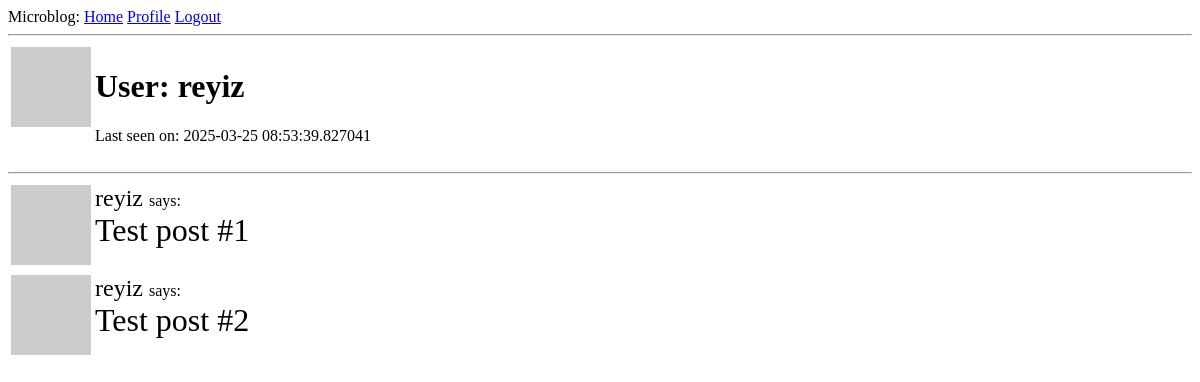
Page /user/reyiz (signed in) on the earlier database version.
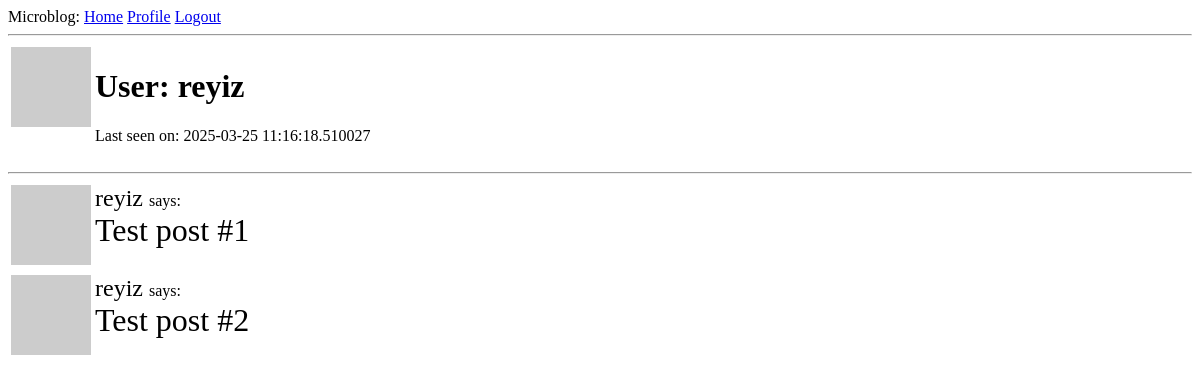
Same page on the later database version.
### app/models.py (models this page shows, shortened)
class User(UserMixin, db.Model):
    id: so.Mapped[int] = so.mapped_column(primary_key=True)
    username: so.Mapped[str] = so.mapped_column(sa.String(64), index=True,
                                                unique=True)
    email: so.Mapped[str] = so.mapped_column(sa.String(120), index=True,
                                             unique=True)
    password_hash: so.Mapped[Optional[str]] = so.mapped_column(sa.String(256))
    posts: so.WriteOnlyMapped['Post'] = so.relationship(back_populates='author')
    def avatar(self, size):
        digest = md5(self.email.lower().encode('utf-8')).hexdigest()
        return f'https://www.gravatar.com/avatar/{digest}?d=identicon&s={size}'
    about_me: so.Mapped[Optional[str]] = so.mapped_column(sa.String(140))
    last_seen: so.Mapped[Optional[datetime]] = so.mapped_column(
        default=lambda: datetime.now(timezone.utc)
    )

### app/routes.py (the view)
@app.route('/user/<username>')
@login_required
def user(username):
    user = db.first_or_404(sa.select(User).where(User.username==username))
    posts = [
        {'author': user, 'body': 'Test post #1'},
        {'author': user, 'body': 'Test post #2'}]
    return render_template('user.html', user=user, posts=posts)

### app/models.py (called while the page is built)
@login.user_loader
def load_user(id):
    return db.session.get(User, int(id))

### app/routes.py (called while the page is built)
@app.before_request
def before_request():
    if current_user.is_authenticated:
        current_user.last_seen = datetime.now(timezone.utc)
        db.session.commit()

### app/templates/user.html (shortened to what this page needs)
{% extends 'base.html' %}
{% block content %}
<div>
    <table >
        <tr valign="top">
            <td><img src="{{ user.avatar(128) }}"></td>
            <td><h1>User: {{ user.username }}</h1>
                {% if user.last_seen %}<p>Last seen on: {{ user.last_seen }}</p>{% endif %}
            </td>
        </tr>
    </table>
</div>
<hr>
    {% for post in posts %}
        {% include '_post.html' %}
    {% endfor %}
{% endblock %}

### app/templates/_post.html
<table>
    <tr valign="top">
        <td> <img src="{{ post.author.avatar(36) }}"></td>
        <td> <font size="5"> {{ post.author.username }} </font> says: <br>  <font size="6">{{post.body}} </font></td>
    </tr>
</table>

Differences in the rows shown:
changed User "reyiz": last_seen "2025-03-25 08:53:39.827041" → "2025-03-25 11:16:18.510027"
